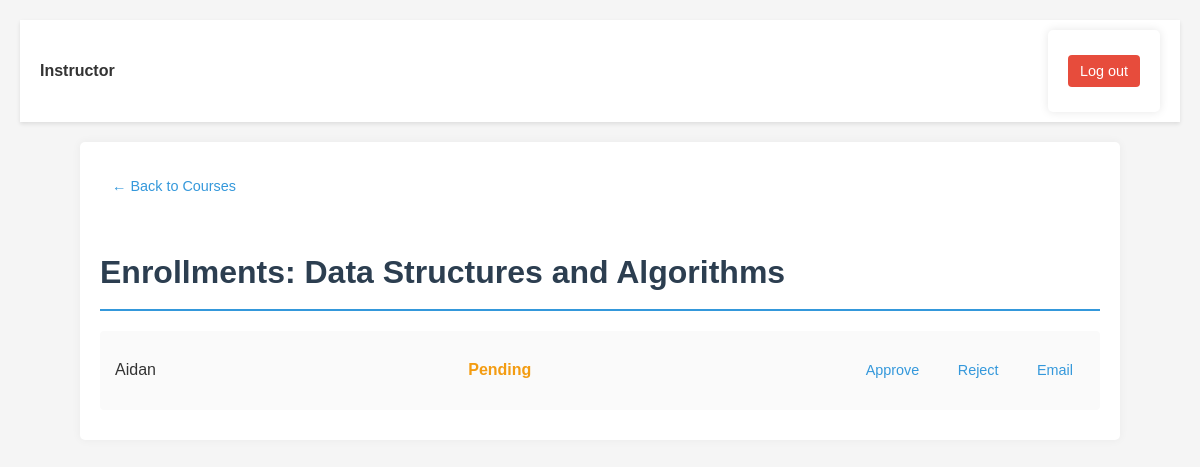
The app's page /instructor/manage_enrollments/2/ (signed in), older data.
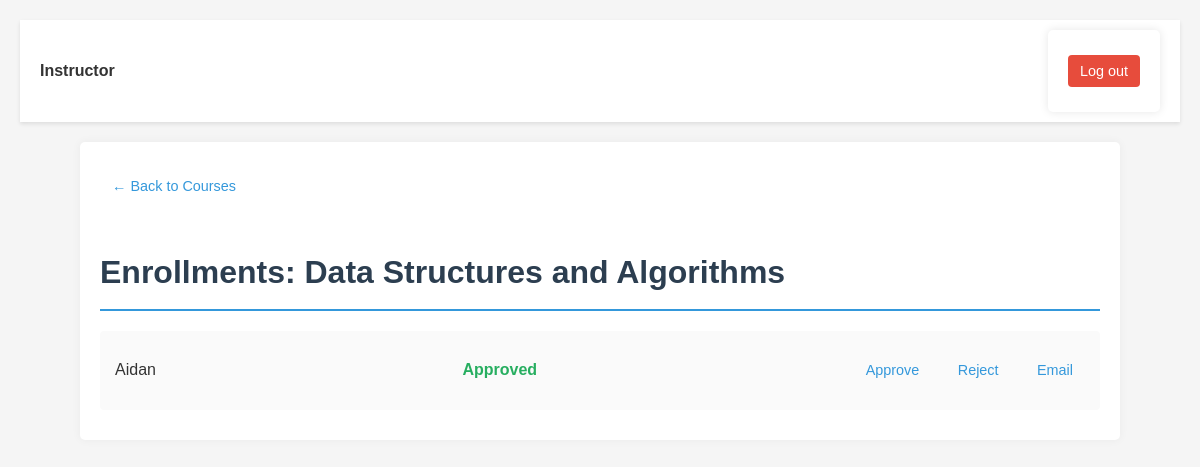
The same page, newer data.
### administration/models.py (models this page shows, shortened)
class Enrollment(models.Model):
    STATUS_OPTIONS = (
        ('pending', 'Pending'),
        ('approved', 'Approved'),
        ('rejected', 'Rejected')
    )
    student = models.ForeignKey(
        settings.AUTH_USER_MODEL,
        on_delete=models.CASCADE,
        related_name='enrollments'
    )
    course = models.ForeignKey(Course, on_delete=models.CASCADE, related_name='enrollments')
    status = models.CharField(max_length=10, choices=STATUS_OPTIONS, default='pending')
    enrollment_date = models.DateTimeField(auto_now_add=True)

### instructor/views.py (the view)
# urls.py: path('manage_enrollments/<int:course_id>/', views.manage_enrollments, name='instructor-manage-enrollments'),
@login_required
def manage_enrollments(request, course_id):
    course = get_object_or_404(Course, id=course_id, instructor=request.user)
    enrollments = course.enrollments.all()
    return render(request, 'instructor/manage_enrollments.html', {'course': course, 'enrollments': enrollments})

### templates/instructor/manage_enrollments.html (shortened to what this page needs)
{% load static %}
<!DOCTYPE html>
<html lang="en">
<head>
    <link rel="stylesheet" href="{% static 'css/instructor.css' %}">
    <link rel="stylesheet" href="{% static 'css/style.css' %}">
</head>
<body>
  <nav class="navbar">
    <div class="nav-left">
      <span class="username">{{ request.user.username }}</span>
    </div>
    <div class="nav-right">
      <form action="{% url 'logout' %}" method="post" class="logout-form">
        <button type="submit" class="btn logout-btn">Log out</button>
      </form>
    </div>
  </nav>
  <main class="container">
    <a href="{% url 'instructor:instructor-dashboard' %}" class="btn back-btn">← Back to Courses</a>
    <h1 class="page-title">Enrollments: {{ course.title }}</h1>
    <div class="enrollments-list">
      {% for enrollment in enrollments %}
        <div class="enrollment-item">
          <span class="student-name">{{ enrollment.student.username }}</span>
          <span class="status status-{{ enrollment.status }}">{{ enrollment.get_status_display }}</span>
          <div class="actions">
            <a href="{% url 'instructor:instructor-approve-enrollment' enrollment.id %}" class="btn btn-approve">Approve</a>
            <a href="{% url 'instructor:instructor-reject-enrollment' enrollment.id %}" class="btn btn-reject">Reject</a>
            <a href="{% url 'instructor:instructor-email-student' enrollment.id %}" class="btn btn-email">Email</a>
          </div>
        </div>
      {% empty %}
        <p class="empty">No enrollments yet.</p>
      {% endfor %}
    </div>
  </main>
</body>
</html>

Row changes from the older to the newer data that the page shows:
changed Enrollment "Aidan": status "Pending" → "Approved"
